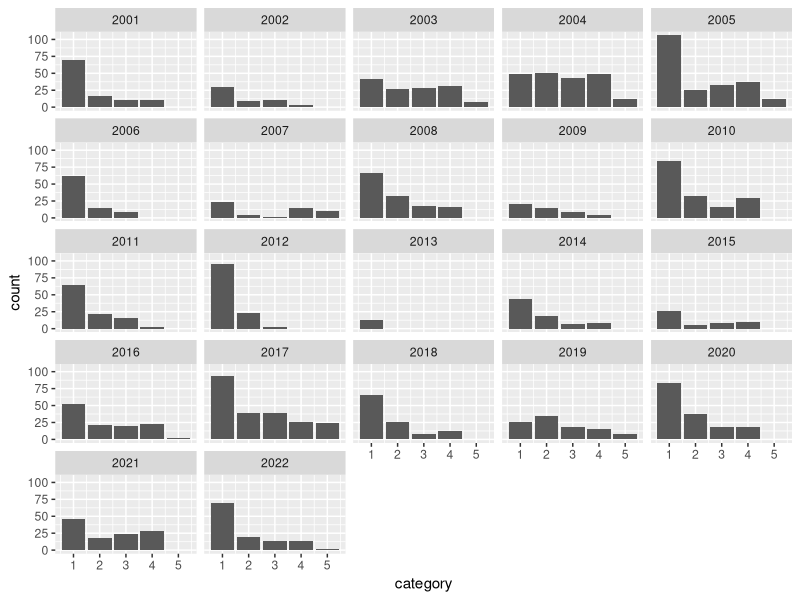

This chart was generated by the following R code:
## ---- chunk 1
library(tidyverse)

storms %>%
  filter(
    year > 2000) %>%
  ggplot() + 
  geom_bar(mapping = aes(x = category)) + 
  facet_wrap(~year)
